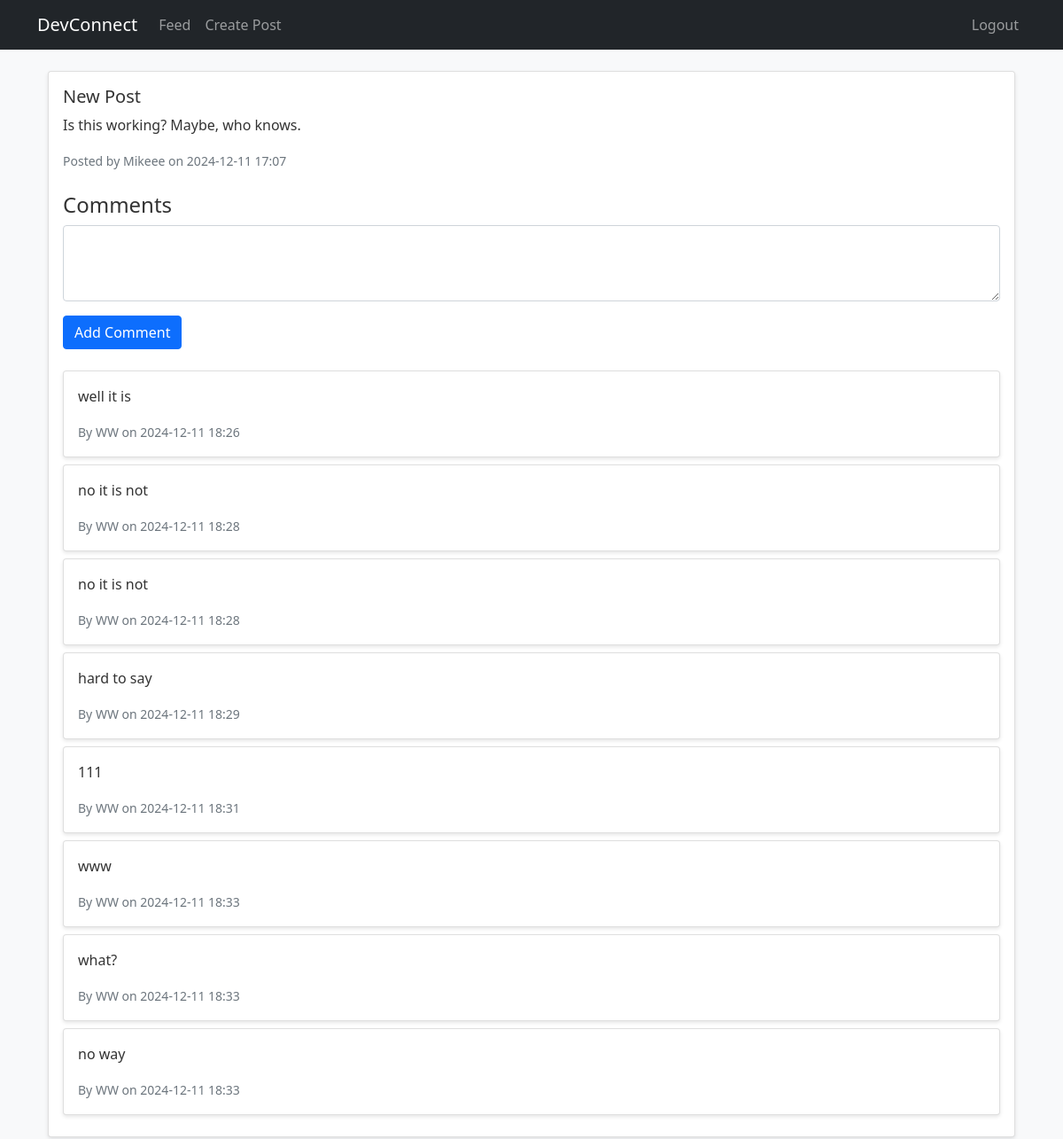
The app's page /post/1 (signed in) with its own data.
### models/post.py (models this page shows)
class Post(db.Model):
    id = db.Column(db.Integer, primary_key=True)
    title = db.Column(db.String(100), nullable=False)
    content = db.Column(db.Text, nullable=False)
    created_at = db.Column(db.DateTime, default=datetime.utcnow)
    user_id = db.Column(db.Integer, db.ForeignKey('user.id'), nullable=False)
    likes = db.relationship('User', secondary='post_likes', backref='liked_posts')
    comments = db.relationship('Comment', backref='parent_post', lazy=True)
    user = db.relationship('User', foreign_keys=[user_id])

### models/user.py (models this page shows, shortened)
class User(UserMixin, db.Model):
    id = db.Column(db.Integer, primary_key=True)
    username = db.Column(db.String(80), unique=True, nullable=False)
    email = db.Column(db.String(120), unique=True, nullable=False)
    password_hash = db.Column(db.String(128))
    created_at = db.Column(db.DateTime, default=datetime.utcnow)
    posts = db.relationship('Post', backref='author', lazy=True)
    followed = db.relationship(
        'User', secondary=followers,
        primaryjoin=(followers.c.follower_id == id),
        secondaryjoin=(followers.c.followed_id == id),
        backref=db.backref('followers', lazy='dynamic'),
        lazy='dynamic'
    )

### models/comment.py (models this page shows)
class Comment(db.Model):
    id = db.Column(db.Integer, primary_key=True)
    content = db.Column(db.Text, nullable=False)
    created_at = db.Column(db.DateTime, default=datetime.utcnow)
    user_id = db.Column(db.Integer, db.ForeignKey('user.id'), nullable=False)
    post_id = db.Column(db.Integer, db.ForeignKey('post.id'), nullable=False)
    user = db.relationship('User', backref='comments')

### routes/post.py (the view)
@post_bp.route('/post/<int:post_id>')
def view(post_id):
    post = Post.query.get_or_404(post_id)
    return render_template('posts/view.html', post=post)

### app.py (called while the page is built)
def create_app():
    app = Flask(__name__)
    app.config.from_object(Config)
    csrf = CSRFProtect(app)
    db.init_app(app)
    migrate = Migrate(app, db)
    login_manager = LoginManager()
    login_manager.init_app(app)
    login_manager.login_view = 'auth.login'
    @login_manager.user_loader
    def load_user(user_id):
        return User.query.get(int(user_id))
    from routes.auth import auth_bp
    from routes.post import post_bp
    app.register_blueprint(auth_bp)
    app.register_blueprint(post_bp)
    @app.route('/')
    def index():
        return redirect(url_for('auth.login'))
    return app

### templates/posts/view.html (shortened to what this page needs)
{% extends "base.html" %}
{% block content %}
<div class="container">
    <div class="card mb-3">
        <div class="card-body">
            <h5 class="card-title">{{ post.title }}</h5>
            <p class="card-text">{{ post.content }}</p>
            <small class="text-muted">Posted by {{ post.user.username }} on {{ post.created_at.strftime('%Y-%m-%d %H:%M') }}</small>
            <div class="comments-section mt-4">
                <h4>Comments</h4>
                <form method="POST" action="{{ url_for('post.add_comment', post_id=post.id) }}">
                    <div class="mb-3">
                        <textarea class="form-control" name="content" rows="3" required></textarea>
                    </div>
                    <button type="submit" class="btn btn-primary">Add Comment</button>
                </form>
                <div class="comments-list mt-4">
                    {% for comment in post.comments %}
                    <div class="card mb-2">
                        <div class="card-body">
                            <p class="card-text">{{ comment.content }}</p>
                            <small class="text-muted">
                                By {{ comment.user.username }} on {{ comment.created_at.strftime('%Y-%m-%d %H:%M') }}
                            </small>
                        </div>
                    </div>
                    {% endfor %}
                </div>
            </div>
        </div>
    </div>
</div>
{% endblock %}

### static/css/main.css (style rules this page uses)
:root { --primary-color: #2c3e50; --secondary-color: #3498db; --background-color: #f8f9fa; --text-color: #333; }
body { background-color: var(--background-color); color: var(--text-color); }
.card { box-shadow: 0 2px 4px rgba(0,0,0,0.1); transition: transform 0.2s; }

### records on screen
Post: title "New Post", content "Is this working? Maybe, who knows.", created_at "2024-12-11 17:07"
User: user.username "Mikeee"
Comment: content "well it is", user.username "WW", created_at "2024-12-11 18:26"
Comment: content "no it is not", user.username "WW", created_at "2024-12-11 18:28"
Comment: content "no it is not", user.username "WW", created_at "2024-12-11 18:28"
Comment: content "hard to say", user.username "WW", created_at "2024-12-11 18:29"
Comment: content "111", user.username "WW", created_at "2024-12-11 18:31"
Comment: content "www", user.username "WW", created_at "2024-12-11 18:33"
Comment: content "what?", user.username "WW", created_at "2024-12-11 18:33"
Comment: content "no way", user.username "WW", created_at "2024-12-11 18:33"
